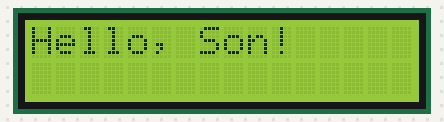
A sketch run on a simulated Arduino Uno, built with avr-gcc and run on an emulated ATmega328P. Shown: 16×2 character LCD.

Above: at 0.2 s.
At 2.2 s:
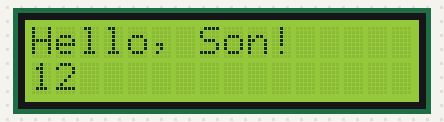
At 4.2 s:
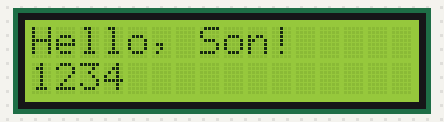
At 8.2 s:
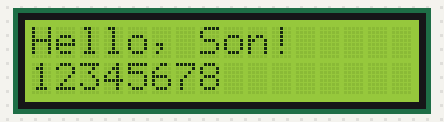
At 12.2 s:
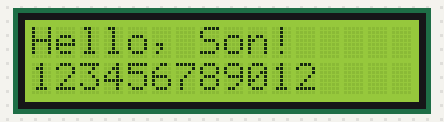
At 16.2 s:
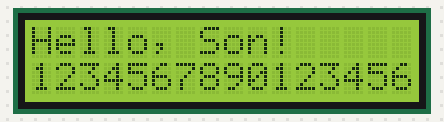

The sketch:

I2C_COUNTER.ino
```cpp
#include <Wire.h>
#include <LiquidCrystal_I2C.h>

LiquidCrystal_I2C lcd(0x27, 16, 2);
int counter = 0;

void setup()
{
    lcd.init();
    lcd.init();
    lcd.backlight();
    lcd.setCursor(0, 0);
    lcd.print("Hello, Son!");
}

void loop()
{
    delay(1000);
    lcd.setCursor(counter++, 1);
    lcd.print(counter % 10);
}
```

Measured:
- what the display in image 1 shows lasts 1.0 s, from 2.1 s to 3.1 s
